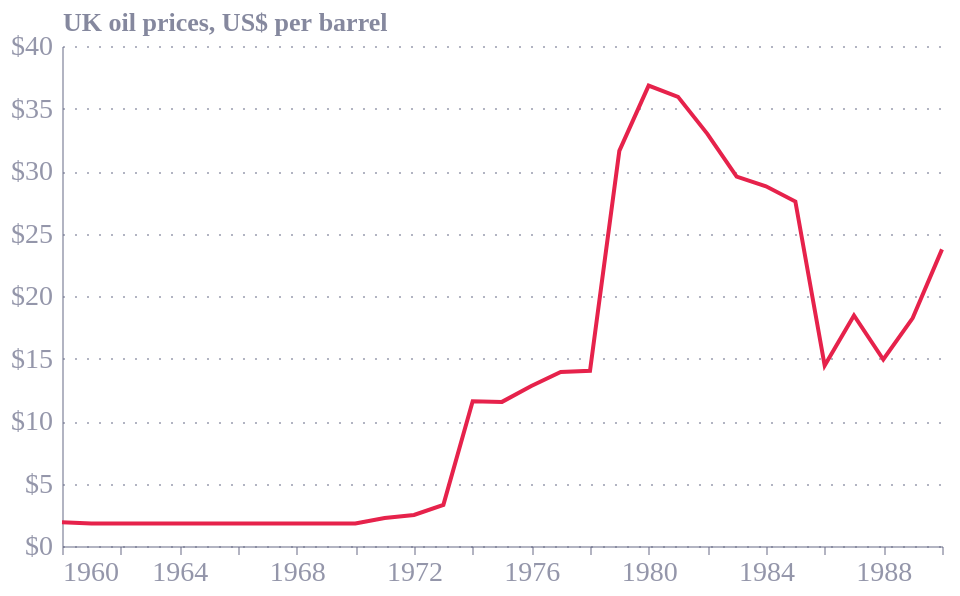

Here is the Vega-Lite specification saved for this chart:
### Vega-Lite specification from a JSON file in a GitHub repository (floating-point values rounded to 4 significant figures; data arrays with more than 128 entries replaced by an {"elided": "..."} marker saying what was removed)
{"config": {"font": "Circular Std", "text": {"color": "#676A86", "align": "left", "baseline": "middle", "dx": 7, "dy": 0, "fontSize": 11}, "view": {"stroke": null, "continuousWidth": 400, "continuousHeight": 300, "discreteWidth": 400, "discreteHeight": 300}, "range": {"category": ["#36B7B4", "#E6224B", "#F4C245", "#0063AF", "#00A767", "#179FDB", "#EB5C2E"], "diverging": ["#E6224B", "#E54753", "#C9C9C9", "#179FDB", "#122B39"], "heatmap": ["#C9C9C9", "#179FDB", "#0063AF", "#122B39"], "ordinal": ["#00A767", "#36B7B4", "#179FDB", "#0063AF", "#243B5A"]}, "bar": {"color": "#179fdb"}, "line": {"color": "#e6224b"}, "rule": {"color": "#676A86"}, "area": {"opacity": 0.3}, "point": {"filled": true, "size": 80, "color": "#e6224b", "opacity": 0.95}, "geoshape": {"stroke": "white", "strokeWidth": 0.3}, "rect": {"fill": "#d6d4d4", "opacity": 0.3}, "axis": {"labelColor": "#676A86", "labelFontSize": 11, "labelFont": "Circular Std", "labelOpacity": 0.7, "tickColor": "#676A86", "tickOpacity": 0.5, "domainColor": "#676A86", "domainOpacity": 0.5, "gridColor": "#676A86", "gridDash": [2, 2], "gridOpacity": 0.5, "title": null, "titleColor": "#676A86", "titleOpacity": 0.8, "tickSize": 4}, "axisXDiscrete": {"grid": false, "labelAngle": 0, "tickCount": 10, "tickOpacity": 0.5, "title": null}, "axisYDiscrete": {"ticks": false, "labelPadding": 5}, "axisXTemporal": {"grid": false, "ticks": true}, "axisXQuantitative": {"grid": true}, "axisYQuantitative": {"gridColor": "#676A86", "gridDash": [1, 5], "gridOpacity": 0.5, "ticks": false, "labelPadding": 5, "tickCount": 8, "titleAngle": 0, "titleAlign": "left", "titleBaseline": "bottom", "titleX": 0, "titleY": -5}, "title": {"color": "#676A86E6", "subtitleColor": "#676A86", "font": "Circular Std", "subtitleFont": "Circular Std", "anchor": "start", "fontSize": 14, "subtitleFontSize": 12, "subtitlePadding": 4, "offset": 0, "frame": "group"}, "legend": {"titleColor": "#122b39", "title": null, "labelColor": "#122b39", "labelFontSize": 11}}, "data": {"name": "data-76db25db41c8de97e9684cff7474e657"}, "mark": {"type": "line"}, "encoding": {"x": {"axis": {"labelFontSize": 14}, "field": "date", "type": "temporal"}, "y": {"axis": {"labelFontSize": 14, "titleFontSize": 13, "labelExpr": "'$' + datum.value", "title": "UK oil prices, US$ per barrel"}, "field": "value", "type": "quantitative"}}, "height": 250, "transform": [{"filter": {"field": "date", "range": [1960, 1990], "timeUnit": "year"}}], "width": 440, "$schema": "https://vega.github.io/schema/vega-lite/v5.20.1.json", "datasets": {"data-76db25db41c8de97e9684cff7474e657": {"elided": "156 records"}}}
